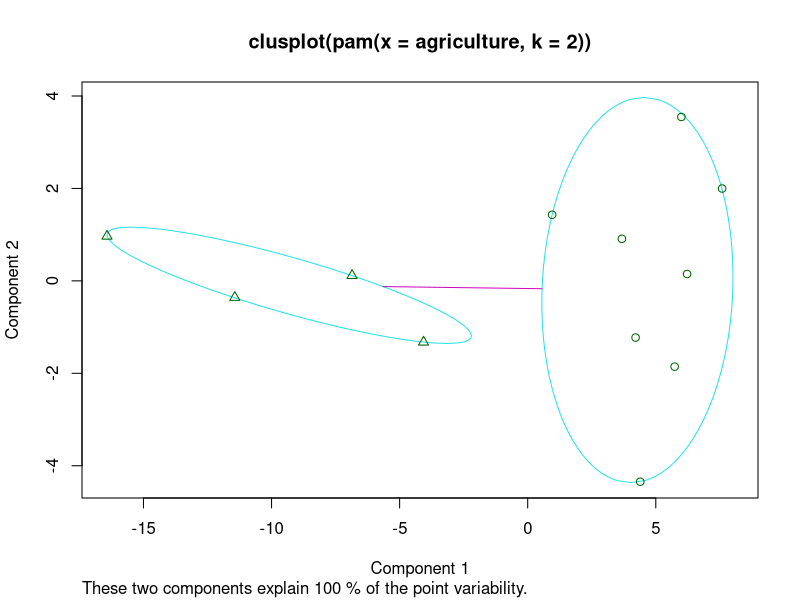
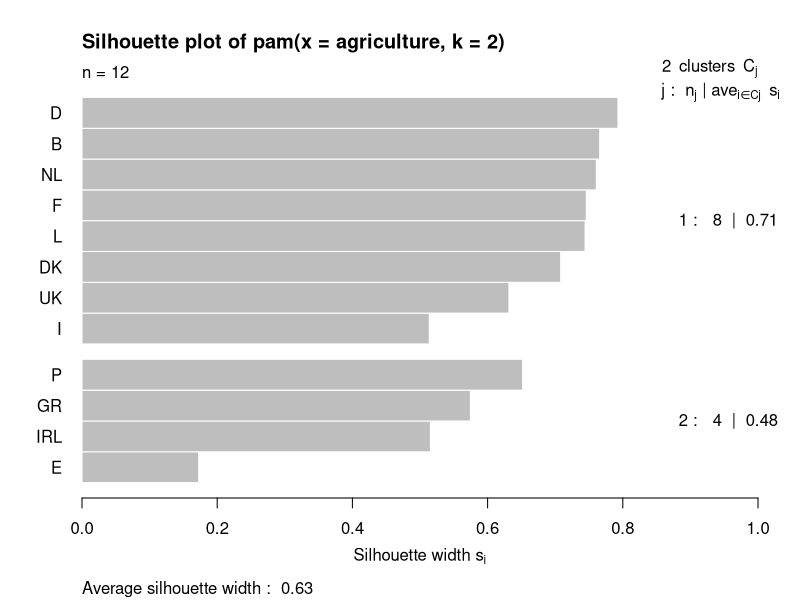
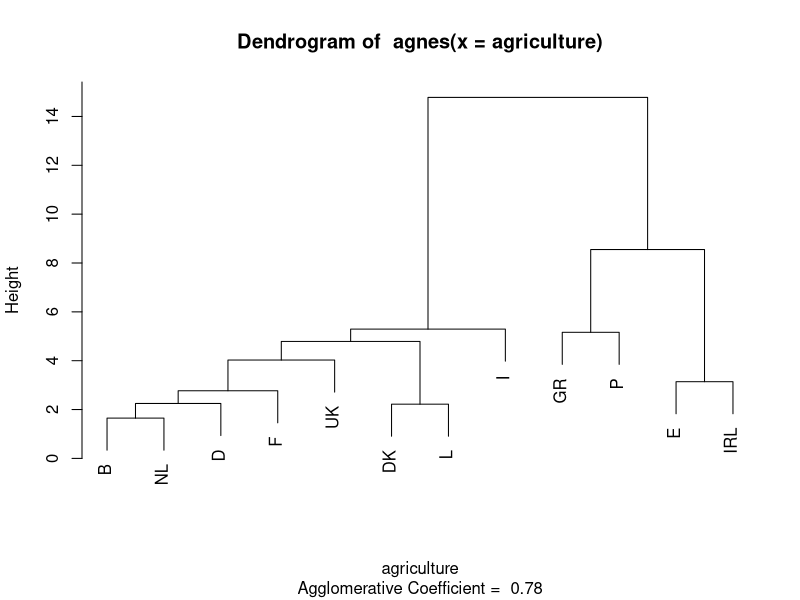

Write the R code that produced these figures, in order.
## ---- chunk 1
knitr::opts_chunk$set(echo = TRUE)
library(cluster)

## ---- chunk 2
pam(agriculture, k=2)
## ---- chunk 3
plot(pam(agriculture, k=2))
## ---- chunk 4
agnes(agriculture)
## ---- chunk 5
plot(agnes(agriculture), which.plots = 2)
## ---- chunk 6
daisy(head(agriculture))
